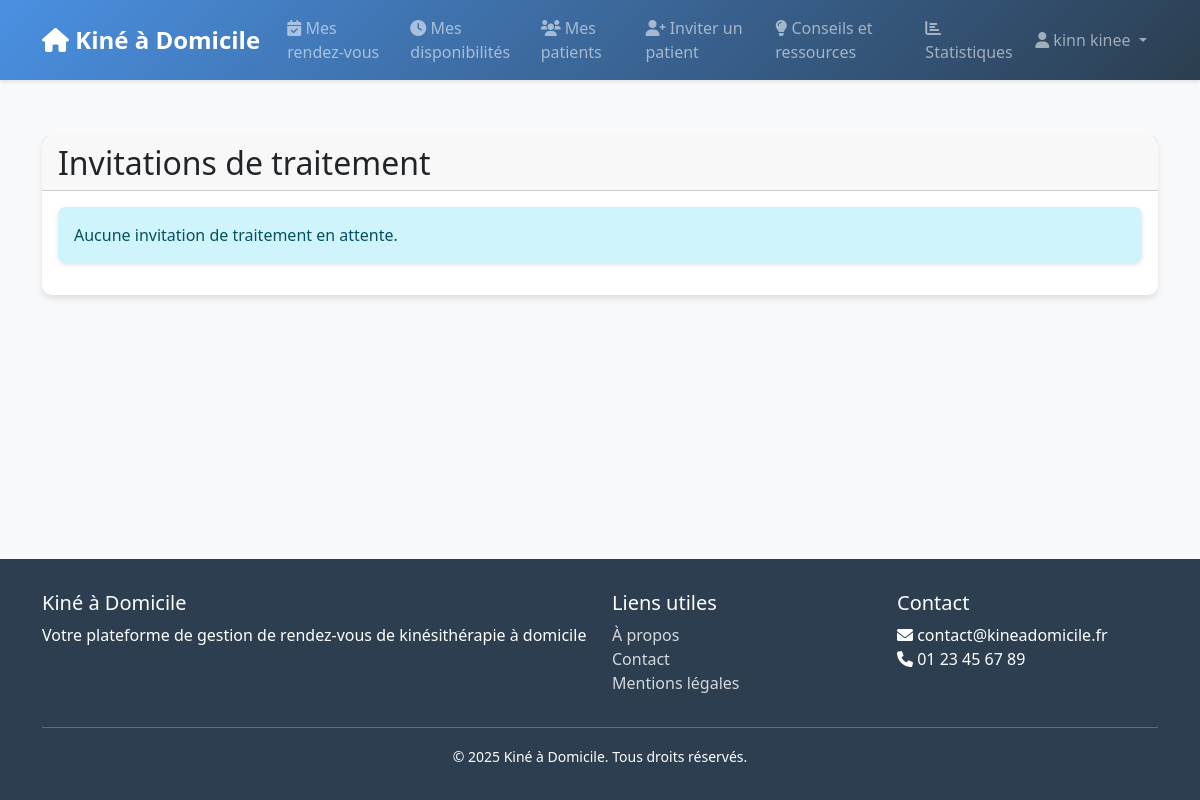
The page /appointments/treatment-invitations/ (signed in) on the database as committed earlier.
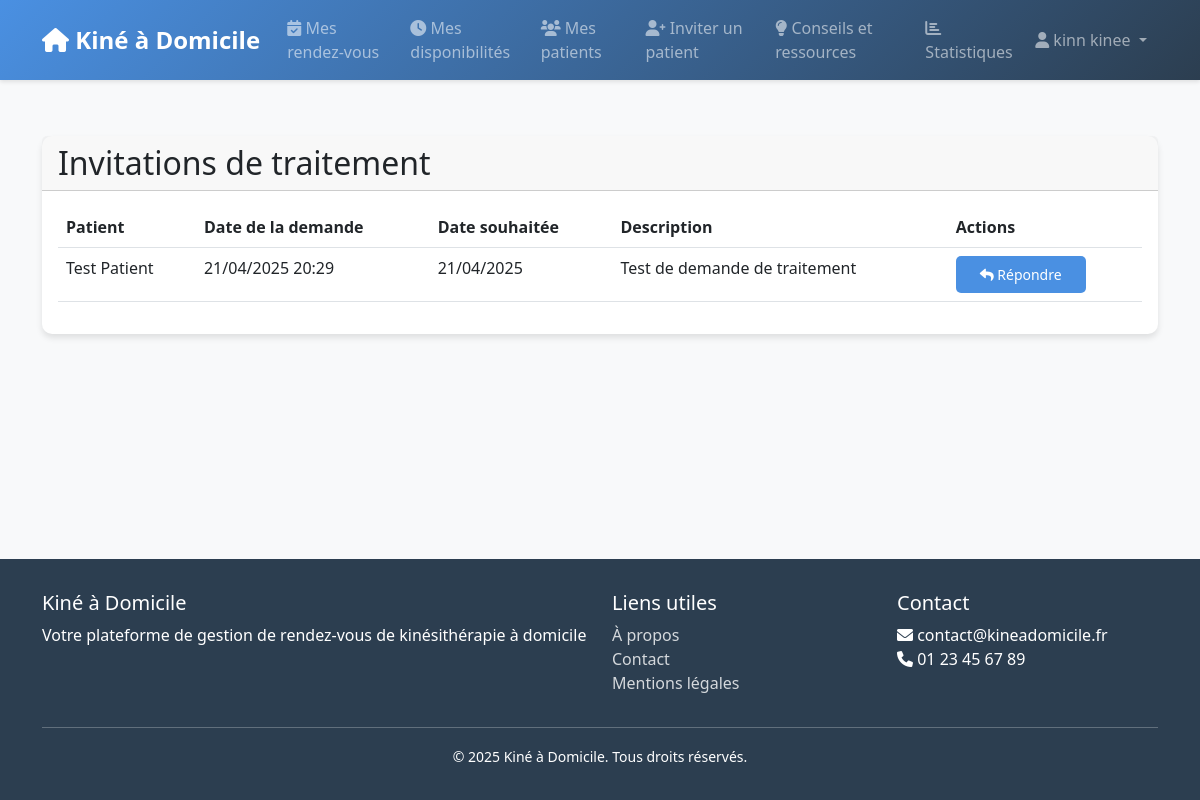
The same page on the database as committed later.
### appointments/models.py (models this page shows, shortened)
class TreatmentRequest(models.Model):
    STATUT_CHOICES = [
        ('EN_ATTENTE', 'En attente'),
        ('ACCEPTE', 'Accepté'),
        ('REFUSE', 'Refusé'),
    ]
    patient = models.ForeignKey(Utilisateur, on_delete=models.CASCADE, related_name='treatment_requests')
    kine = models.ForeignKey(Utilisateur, on_delete=models.CASCADE, related_name='received_requests')
    description = models.TextField()
    date_demande = models.DateTimeField(auto_now_add=True)
    date_traitement_souhaite = models.DateField()
    statut = models.CharField(max_length=20, choices=STATUT_CHOICES, default='EN_ATTENTE')
    reponse = models.TextField(blank=True)
    date_reponse = models.DateTimeField(null=True, blank=True)
    class Meta:
        verbose_name = "Demande de traitement"
        verbose_name_plural = "Demandes de traitement"
        ordering = ['-date_demande']

### users/models.py (models this page shows)
class Utilisateur(AbstractUser):
    class Role(models.TextChoices):
        ADMIN = 'ADMIN', _('Administrateur')
        PATIENT = 'PATIENT', _('Patient')
        KINE = 'KINE', _('Kinésithérapeute')
        VENDEUR = 'VENDEUR', _('Vendeur')
    role = models.CharField(
        max_length=10,
        choices=Role.choices,
        default=Role.PATIENT,
    )
    date_naissance = models.DateField(null=True, blank=True)
    telephone = models.CharField(max_length=15, blank=True)

### appointments/views.py (the view)
# urls.py: path('treatment-invitations/', views.treatment_invitations, name='treatment_invitations'),
@login_required
def treatment_invitations(request):
    if request.user.role != 'KINE':
        messages.error(request, "Vous n'avez pas accès à cette page.")
        return redirect('home')
    invitations = TreatmentRequest.objects.filter(
        kine=request.user,
        statut='EN_ATTENTE'
    ).order_by('-date_demande')
    return render(request, 'appointments/treatment_invitations.html', {
        'invitations': invitations
    })

### templates/appointments/treatment_invitations.html (shortened to what this page needs)
{% extends 'base.html' %}
{% block content %}
<div class="container mt-4">
    <div class="row">
        <div class="col-12">
            <div class="card">
                <div class="card-header">
                    <h2 class="mb-0">Invitations de traitement</h2>
                </div>
                <div class="card-body">
                    {% if invitations %}
                        <div class="table-responsive">
                            <table class="table table-hover">
                                <thead>
                                    <tr>
                                        <th>Patient</th>
                                        <th>Date de la demande</th>
                                        <th>Date souhaitée</th>
                                        <th>Description</th>
                                        <th>Actions</th>
                                    </tr>
                                </thead>
                                <tbody>
                                    {% for invitation in invitations %}
                                        <tr>
                                            <td>{{ invitation.patient.get_full_name }}</td>
                                            <td>{{ invitation.date_demande|date:"d/m/Y H:i" }}</td>
                                            <td>{{ invitation.date_traitement_souhaite|date:"d/m/Y" }}</td>
                                            <td>{{ invitation.description|truncatechars:100 }}</td>
                                            <td>
                                                <a href="{% url 'appointments:respond_to_invitation' pk=invitation.pk %}" class="btn btn-primary btn-sm">
                                                    <i class="fas fa-reply"></i> Répondre
                                                </a>
                                            </td>
                                        </tr>
                                    {% endfor %}
                                </tbody>
                            </table>
                        </div>
                    {% else %}
                        <div class="alert alert-info">
                            Aucune invitation de traitement en attente.
                        </div>
                    {% endif %}
                </div>
            </div>
        </div>
    </div>
</div>
{% endblock %}

Rows that differ between the two databases and show on the page:
added TreatmentRequest: patient.get_full_name "Test Patient", date_demande "21/04/2025 20:29", date_traitement_souhaite "21/04/2025", description "Test de demande de traitement"
Other text that changed with them:
text no longer shown: "Aucune invitation de traitement en attente."
text now shown: "Patient Date de la demande Date souhaitée Description Actions"
